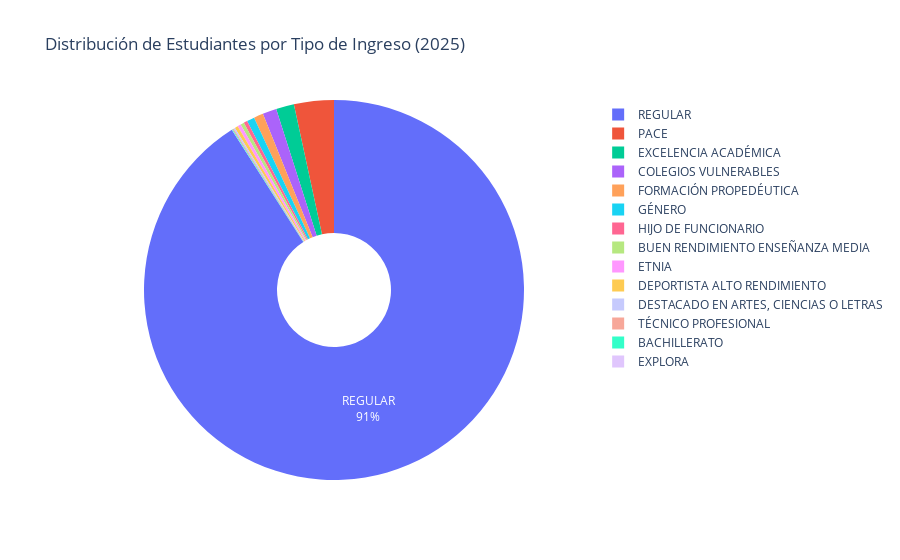

The code cell stored with this chart in its notebook:
### Code cell
import plotly.express as px

# Asegurarse de que el año esté como numérico
base_total["ANIO"] = pd.to_numeric(base_total["ANIO"], errors="coerce")

# Filtrar solo estudiantes del año 2025
base_2025 = base_total[base_total["ANIO"] == 2025].copy()

# Crear gráfico de torta por tipo de ingreso
fig = px.pie(
    base_2025,
    names="INGRESO",
    title="Distribución de Estudiantes por Tipo de Ingreso (2025)",
    hole=0.3  # Si prefieres un gráfico tipo 'donut'
)

# Estilo de etiquetas
fig.update_traces(textposition='inside', textinfo='percent+label')
fig.update_layout(uniformtext_minsize=12, uniformtext_mode='hide')

fig.show()

### Figure 1 — Plotly figure (JSON) as saved in the notebook; plotly's stock layout.template omitted (floating-point values rounded to 4 significant figures; data arrays with more than 128 entries replaced by an {"elided": "..."} marker saying what was removed)
{"data": [{"domain": {"x": [0, 1], "y": [0, 1]}, "hole": 0.3, "hovertemplate": "INGRESO=%{label}<extra></extra>", "labels": {"elided": "5221 str values"}, "legendgroup": "", "name": "", "showlegend": true, "textinfo": "percent+label", "textposition": "inside", "type": "pie"}], "layout": {"legend": {"tracegroupgap": 0}, "title": {"text": "Distribución de Estudiantes por Tipo de Ingreso (2025)"}, "uniformtext": {"minsize": 12, "mode": "hide"}}}
